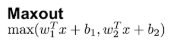
#> input picture Machine Learning/Deep Learning/Activation Function/Types/images/maxout.png, 171 x 42 px
$ jupyter execute maxout.ipynb
#> lines starting #> are read from the running program, lines starting #| are printed output that depends on the picture
1. [MaxOut Function](#maxout-function)

#### MaxOut Function:
- its a learnable activation function
- it majorily contributes in improving the effectiveness of dropout regularization
- it is computationally intensive
- other learnable activation functions are SLAF, Meta ACON, APL, L Sigmoid, PRelu, Harmonic functions, etc
- learnable activation functions helps us to improve the performance of the neural network and its prediction
- it is used when there is complex relationship between data

[cell 1]
from PIL import Image
from IPython.display import display

img = Image.open('images/maxout.png')
#> img is the input picture: PIL image 171x42 RGBA; mean R, G, B, A 235.7, 235.7, 235.7, 255
new_image = img.resize((400, 100))
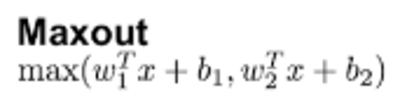
#> new_image: PIL image 400x100 RGBA; mean R, G, B, A 235.5, 235.5, 235.5, 255
display(new_image)


$ run again, with Machine Learning/Deep Learning/Activation Function/Types/images/gelu1.png copied over Machine Learning/Deep Learning/Activation Function/Types/images/maxout.png
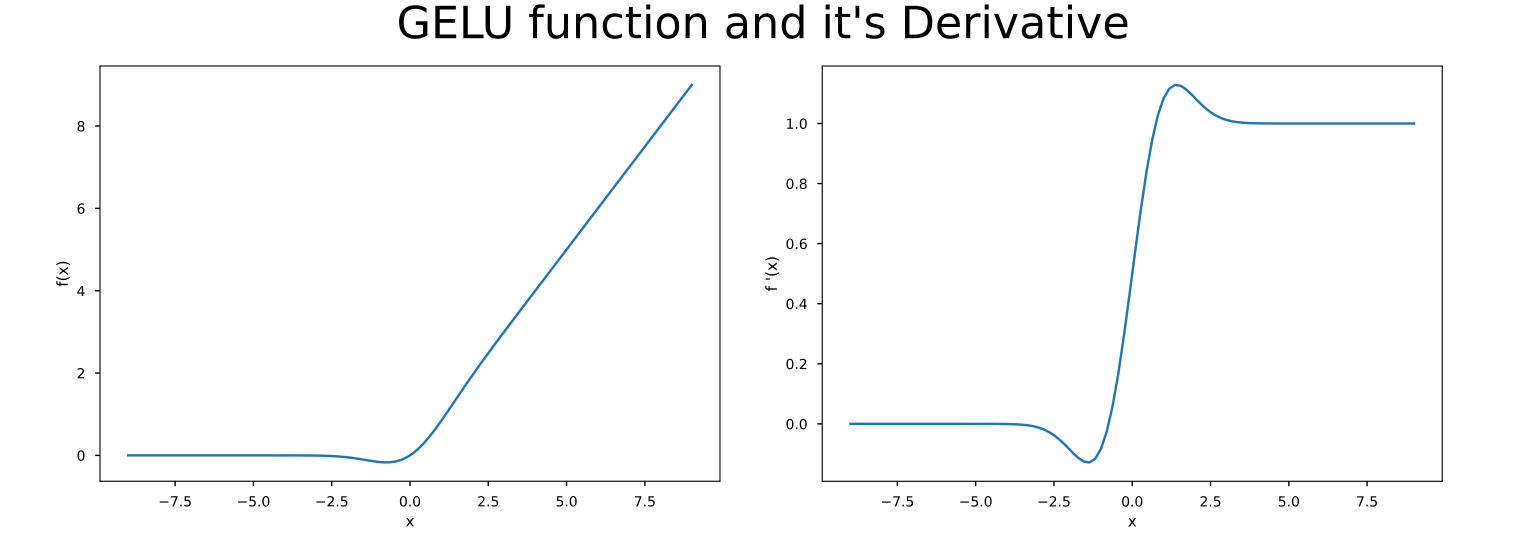
#> input picture Machine Learning/Deep Learning/Activation Function/Types/images/gelu1.png, 3045 x 1101 px (shown at 1/2 size)
#> img is the input picture: PIL image 3045x1101 P; mean R, G, B 250.1, 250.5, 250.8
#> `new_image = img.resize((400, 100))`:
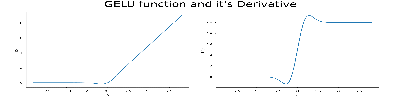
#> new_image: PIL image 400x100 P; mean R, G, B 250, 250.4, 250.7

$ run again, with Machine Learning/Deep Learning/Activation Function/Types/images/linear.png copied over Machine Learning/Deep Learning/Activation Function/Types/images/maxout.png
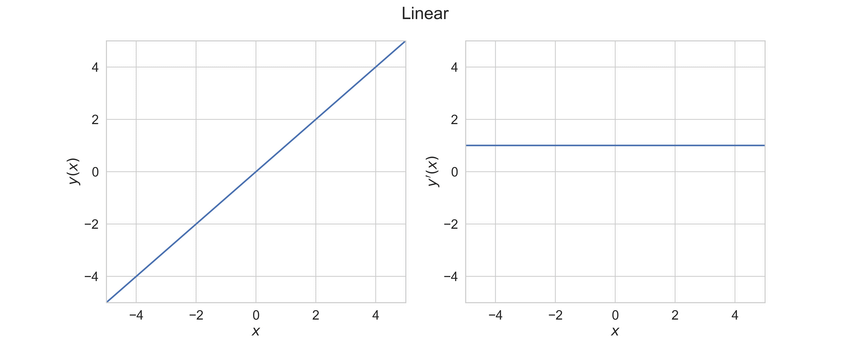
#> input picture Machine Learning/Deep Learning/Activation Function/Types/images/linear.png, 850 x 340 px
#> img is the input picture: PIL image 850x340 P; mean R, G, B 252.2, 252.4, 252.6
#> `new_image = img.resize((400, 100))`:
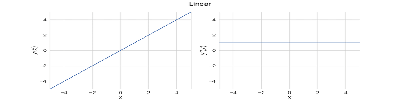
#> new_image: PIL image 400x100 P; mean R, G, B 252.7, 252.8, 253
